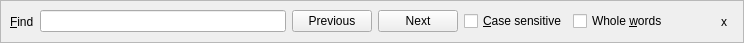
<?xml version="1.0" encoding="UTF-8"?>
<ui version="4.0">
 <class>searchForm</class>
 <widget class="QWidget" name="searchForm">
  <property name="geometry">
   <rect>
    <x>0</x>
    <y>0</y>
    <width>744</width>
    <height>43</height>
   </rect>
  </property>
  <property name="autoFillBackground">
   <bool>false</bool>
  </property>
  <layout class="QHBoxLayout" name="horizontalLayout">
   <property name="margin">
    <number>0</number>
   </property>
   <item>
    <widget class="QFrame" name="frame">
     <property name="autoFillBackground">
      <bool>true</bool>
     </property>
     <property name="frameShape">
      <enum>QFrame::StyledPanel</enum>
     </property>
     <property name="frameShadow">
      <enum>QFrame::Raised</enum>
     </property>
     <layout class="QHBoxLayout" name="horizontalLayout_2">
      <item>
       <widget class="QLabel" name="label">
        <property name="text">
         <string>&amp;Find</string>
        </property>
        <property name="buddy">
         <cstring>searchText</cstring>
        </property>
       </widget>
      </item>
      <item>
       <widget class="QLineEdit" name="searchText">
        <property name="frame">
         <bool>true</bool>
        </property>
       </widget>
      </item>
      <item>
       <widget class="QPushButton" name="previousButton">
        <property name="cursor">
         <cursorShape>PointingHandCursor</cursorShape>
        </property>
        <property name="toolTip">
         <string>Search previous apperence of the text, upwards</string>
        </property>
        <property name="text">
         <string>Previous</string>
        </property>
        <property name="autoRepeat">
         <bool>true</bool>
        </property>
       </widget>
      </item>
      <item>
       <widget class="QPushButton" name="nextButton">
        <property name="cursor">
         <cursorShape>PointingHandCursor</cursorShape>
        </property>
        <property name="toolTip">
         <string>Search next apperence of the text, downwards</string>
        </property>
        <property name="text">
         <string>Next</string>
        </property>
        <property name="autoRepeat">
         <bool>true</bool>
        </property>
       </widget>
      </item>
      <item>
       <widget class="QCheckBox" name="caseSensitiveCheckBox">
        <property name="text">
         <string>&amp;Case sensitive</string>
        </property>
       </widget>
      </item>
      <item>
       <widget class="QCheckBox" name="wholeWorldsCheckbox">
        <property name="text">
         <string>Whole &amp;words</string>
        </property>
       </widget>
      </item>
      <item>
       <spacer name="horizontalSpacer">
        <property name="orientation">
         <enum>Qt::Horizontal</enum>
        </property>
        <property name="sizeType">
         <enum>QSizePolicy::Maximum</enum>
        </property>
        <property name="sizeHint" stdset="0">
         <size>
          <width>40</width>
          <height>20</height>
         </size>
        </property>
       </spacer>
      </item>
      <item>
       <widget class="QToolButton" name="closeButton">
        <property name="cursor">
         <cursorShape>PointingHandCursor</cursorShape>
        </property>
        <property name="toolTip">
         <string>Hide the search bar</string>
        </property>
        <property name="text">
         <string>x</string>
        </property>
        <property name="autoRaise">
         <bool>true</bool>
        </property>
        <property name="arrowType">
         <enum>Qt::NoArrow</enum>
        </property>
       </widget>
      </item>
     </layout>
    </widget>
   </item>
  </layout>
 </widget>
 <resources/>
 <connections/>
</ui>
